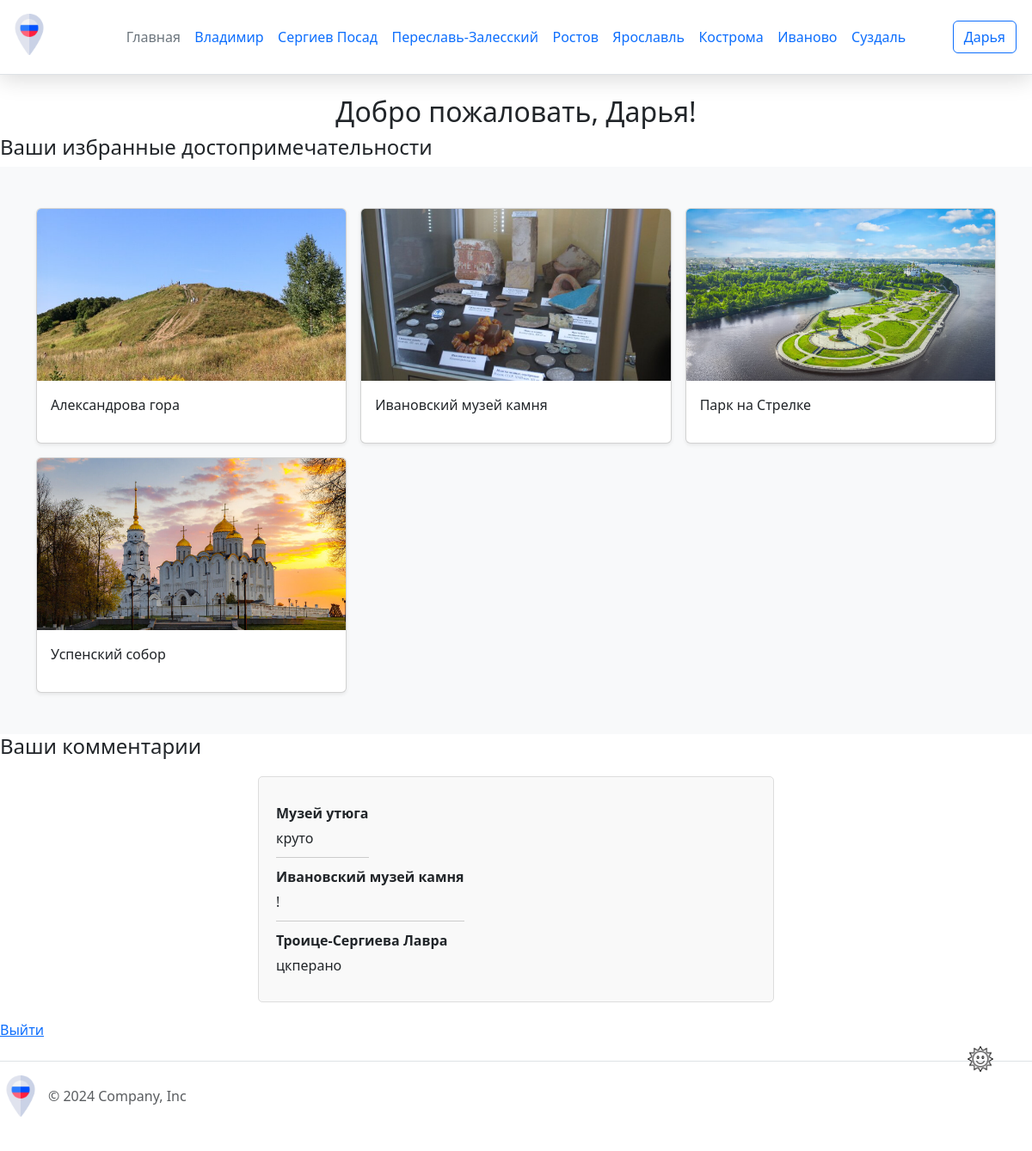
Page /lk (signed in) on the committed database.
### app.py (models this page shows, shortened)
class City(db.Model):
    city_id = db.Column(db.Integer, primary_key=True)
    city_name = db.Column(db.String(20), nullable=False)
    photo = db.Column(db.LargeBinary, nullable=False)
    description = db.Column(db.Text, nullable=False)

class User(UserMixin, db.Model):
    user_id = db.Column(db.Integer, primary_key=True)
    name = db.Column(db.String(20), nullable=False)
    email = db.Column(db.String(40), nullable=False, unique=True)
    password = db.Column(db.Text, nullable=False)

class Attraction(db.Model):
    attraction_id = db.Column(db.Integer, primary_key=True)
    attraction_name = db.Column(db.String(50), nullable=False)
    photo = db.Column(db.LargeBinary, nullable=False)
    description = db.Column(db.Text, nullable=False)
    attraction_type = db.Column(db.String(80), nullable=False)
    city_id = db.Column(db.Integer, db.ForeignKey('city.city_id'), nullable=False)
    latitude = db.Column(db.Float, nullable=True)  # Широта
    longitude = db.Column(db.Float, nullable=True) # Долгота

class Feedback(db.Model):
    feedback_id = db.Column(db.Integer, primary_key=True)
    comment = db.Column(db.String(100), nullable=False)
    user_id = db.Column(db.Integer, db.ForeignKey('user.user_id'), nullable=False)
    attraction_id = db.Column(db.Integer, db.ForeignKey('attraction.attraction_id'), nullable=False)

### app.py (the view)
@app.route("/lk")
@login_required
def lk():
    favorites = Favourite.query.filter_by(user_id=current_user.user_id).all()
    favorite_attractions = []
    for favorite in favorites:
        attraction = Attraction.query.get(favorite.attraction_id)
        if attraction:
            favorite_attractions.append(attraction)
    user_comments = Feedback.query.filter_by(user_id=current_user.user_id).all()  # Получаем все комментарии пользователя
    comments_list = []
    for comment in user_comments:
        comments_list.append({
            'attraction_name': get_attraction_name(comment.attraction_id),  # Функция для получения названия достопримечательности
            'text': comment.comment,
        })
    return render_template('lk.html', name=current_user.name, favorites=favorite_attractions, user_comments=comments_list)

### app.py (called while the page is built)
@app.context_processor
def inject_cities():
    cities = City.query.all()
    return dict(cities=cities)

@login_manager.user_loader
def load_user(user_id):
    return User.query.get(int(user_id))

def get_attraction_name(attraction_id):
    attraction = Attraction.query.get(attraction_id)
    return attraction.attraction_name if attraction else "Неизвестно"

### templates/lk.html (shortened to what this page needs)
{% extends 'base.html' %}
{% block content %}
<h2>Добро пожаловать, {{ name }}!</h2>
<h4>Ваши избранные достопримечательности</h4>
<div class="album py-5 bg-body-tertiary">
<div class="container">
 <div class="row row-cols-1 row-cols-sm-2 row-cols-md-3 g-3">
{% for attraction in favorites %}
<div class="col">
    <div class="card shadow-sm">
        <img src="{{ url_for('static', filename='img/' + attraction.photo) }}" class="card-img-top" alt="{{ attraction.attraction_name }}">
        <div class="card-body">
            <p class="card-text">{{ attraction.attraction_name }}</p>
        </div>
    </div>
</div>
{% endfor %}
</div>
</div>
</div>
<h4>Ваши комментарии</h4>
<div class="comments-section">
    {% if user_comments %}
    {% for comment in user_comments %}
    <div class="comment">
      <div class="comment-username">{{ comment.attraction_name }}</div>
      <div class="comment-text">{{ comment.text }} </div>
    </div>
  {% endfor %}
    {% else %}
        <p>Вы еще не оставили комментариев.</p>
    {% endif %}
</div>
<a href="{{ url_for('logout') }}">Выйти</a>
{% endblock %}

### templates/base.html (shortened to what this page needs)
<!DOCTYPE html>
<html lang="en">
<head>
    <link href="https://cdn.jsdelivr.net/npm/bootstrap@5.3.3/dist/css/bootstrap.min.css" rel="stylesheet">
    <link rel="stylesheet" href="https://cdnjs.cloudflare.com/ajax/libs/font-awesome/6.2.0/css/all.min.css">
    <link rel="stylesheet" href="{{url_for('static', filename='css/main.css')}}">
    <link rel="stylesheet" href="{{url_for('static', filename='css/dark-theme.css')}}">
</head>
<body>
    <div class="page">
        <header class="d-flex flex-wrap align-items-center justify-content-center justify-content-md-between py-3 mb-4 border-bottom">
          <div class="col-md-3 mb-2 mb-md-0">
            <a href="/" class="d-inline-flex link-body-emphasis text-decoration-none">
              <img class="header__img" src="{{ url_for('static', filename='img/russia.png') }}" alt="russia">
            </a>
          </div>
          <div class="col-md-6 mb-0 mb-md-0 d-flex justify-content-center">
            <ul class="nav col-12 col-md-auto mb-2 justify-content-center mb-md-0 nav-menu">
              <li><a href="{{ url_for('index') }}" class="nav-link px-2 link-secondary">Главная</a></li>
              {% for city in cities %}
                <li class="nav-item">
                  <a class="nav-link" href="{{ url_for('city_detail', city_id=city.city_id) }}">{{ city.city_name }}</a>
                </li>
              {% endfor %}
            </ul>
          </div>
          <div class="col-md-3 text-end">
            {% if current_user.is_authenticated %}
                <a href="{{ url_for('lk') }}">
                    <button type="button" class="btn btn-outline-primary me-2">{{ current_user.name }}</button>
                </a>
            {% else %}
                <a href="{{ url_for('login') }}">
                    <button type="button" class="btn btn-outline-primary me-2">Войти</button>
                </a>
            {% endif %}
          </div>
        </header>
        <div class="content">
            {% block content %}{% endblock %}
        </div>
        <div class="image-button-container">
          <button class="image-button">
            <img src="{{ url_for('static', filename='img/sun.png') }}" alt="Sun" class="button-image">
          </button>
        </div>
        <footer class="d-flex flex-wrap justify-content-between align-items-center py-3 my-4 border-top">
            <div class="col-md-4 d-flex align-items-center">
              <a href="/" class="mb-3 me-2 mb-md-0 text-body-secondary text-decoration-none lh-1">
                <img class="header__img" src="{{ url_for('static', filename='img/russia.png') }}" alt="russia">
              </a>
              <span class="mb-3 mb-md-0 text-body-secondary">© 2024 Company, Inc</span>
            </div>
        </footer>
    </div>
</body>
</html>

### static/css/main.css (style rules this page uses)
header { position: sticky; top: 0; padding: 10px; z-index: 1000; background: #fff; -webkit-box-shadow: 0 5px 25px rgba(0, 0, 0, 0.15); box-shadow: 0 5px 25px rgba(0, 0, 0, 0.15) ; }
.header__img { height: 48px; width: 48px; }
.nav-link { padding: 0.2rem 0.5rem; }
.nav li { padding-right: 0.5px; }
.nav li:last-child { padding-right: 0; }
h2 { text-align: center; margin-top: 0; }
.card { height: 100%; }
.card-img-top { width: 100%; height: 200px; object-fit: cover; }
.comments-section { display: flex; justify-content: center; align-items: flex-start; flex-direction: column; max-width: 600px; margin: 20px auto; padding: 20px; border: 1px solid #ddd; border-radius: 5px; background-color: #f9f9f9; }
.comment { border-bottom: 1px solid #ccc; padding: 10px 0; }
.comment:last-child { border-bottom: none; }
.comment-username { font-weight: bold; margin-bottom: 5px; }
.image-button-container { position: fixed; right: 10px; top: 92%; transform: translateY(-50%); z-index: 1000; }
.image-button { width: 100px; height: 50px; border: none; background-color: transparent; cursor: pointer; }
.button-image { width: 30px; height: auto; transition: filter 0.3s ease; }
.nav-menu { display: flex; flex-direction: row; }

### rows in the picture
City: city_name "Владимир"
City: city_name "Сергиев Посад"
City: city_name "Переславь-Залесский"
City: city_name "Ростов"
City: city_name "Ярославль"
City: city_name "Кострома"
City: city_name "Иваново"
City: city_name "Суздаль"
User: name "Дарья"
Attraction: photo (picture), attraction_name "Александрова гора"
Attraction: photo (picture), attraction_name "Ивановский музей камня", text "!"
Attraction: photo (picture), attraction_name "Парк на Стрелке"
Attraction: photo (picture), attraction_name "Успенский собор"
Attraction: attraction_name "Музей утюга"
Feedback: text "круто"
Attraction: attraction_name "Троице-Сергиева Лавра"
Feedback: text "цкперано"
